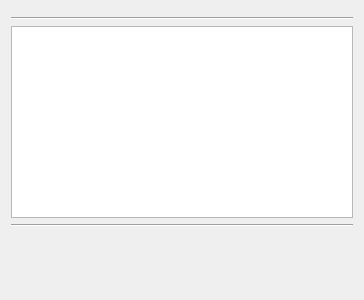
<?xml version="1.0" encoding="UTF-8"?>
<ui version="4.0">
 <class>Form</class>
 <widget class="QWidget" name="Form">
  <property name="geometry">
   <rect>
    <x>0</x>
    <y>0</y>
    <width>364</width>
    <height>300</height>
   </rect>
  </property>
  <property name="windowTitle">
   <string>Form</string>
  </property>
  <layout class="QVBoxLayout" name="verticalLayout">
   <item>
    <widget class="QWidget" name="name_desc_tags_placeholder" native="true">
     <property name="sizePolicy">
      <sizepolicy hsizetype="Preferred" vsizetype="Maximum">
       <horstretch>0</horstretch>
       <verstretch>0</verstretch>
      </sizepolicy>
     </property>
    </widget>
   </item>
   <item>
    <widget class="Line" name="line">
     <property name="orientation">
      <enum>Qt::Horizontal</enum>
     </property>
    </widget>
   </item>
   <item>
    <widget class="QTextEdit" name="result_display"/>
   </item>
   <item>
    <widget class="Line" name="line_2">
     <property name="orientation">
      <enum>Qt::Horizontal</enum>
     </property>
    </widget>
   </item>
   <item>
    <widget class="QWidget" name="bottom_spacer" native="true">
     <property name="sizePolicy">
      <sizepolicy hsizetype="Preferred" vsizetype="Expanding">
       <horstretch>0</horstretch>
       <verstretch>0</verstretch>
      </sizepolicy>
     </property>
    </widget>
   </item>
   <item>
    <widget class="QWidget" name="run_check" native="true"/>
   </item>
  </layout>
 </widget>
 <resources/>
 <connections/>
</ui>
